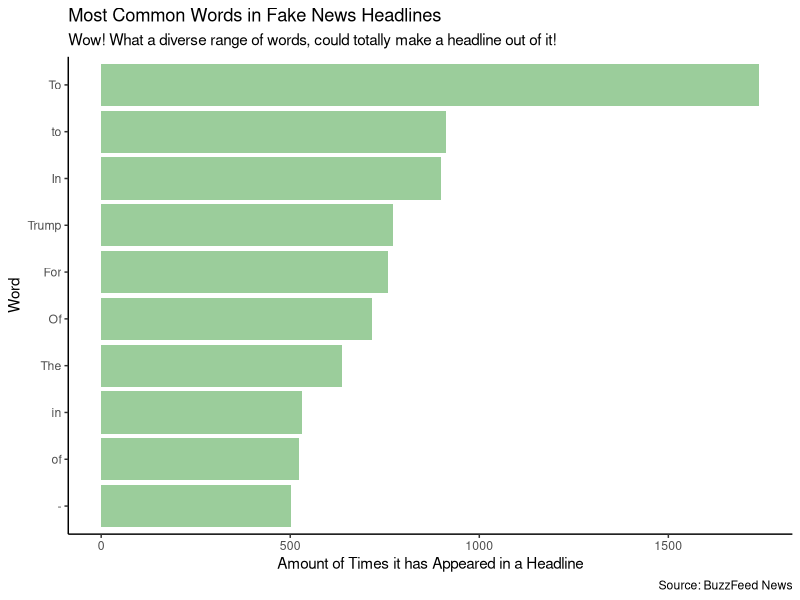
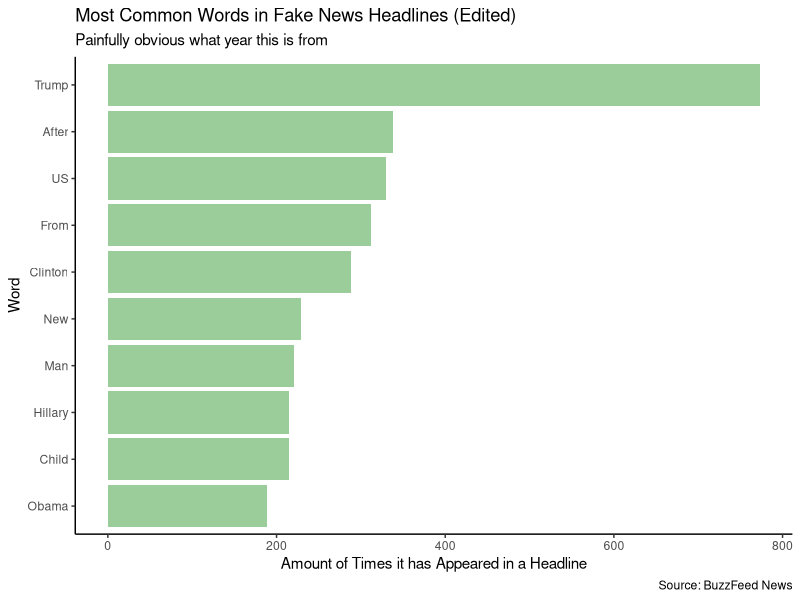
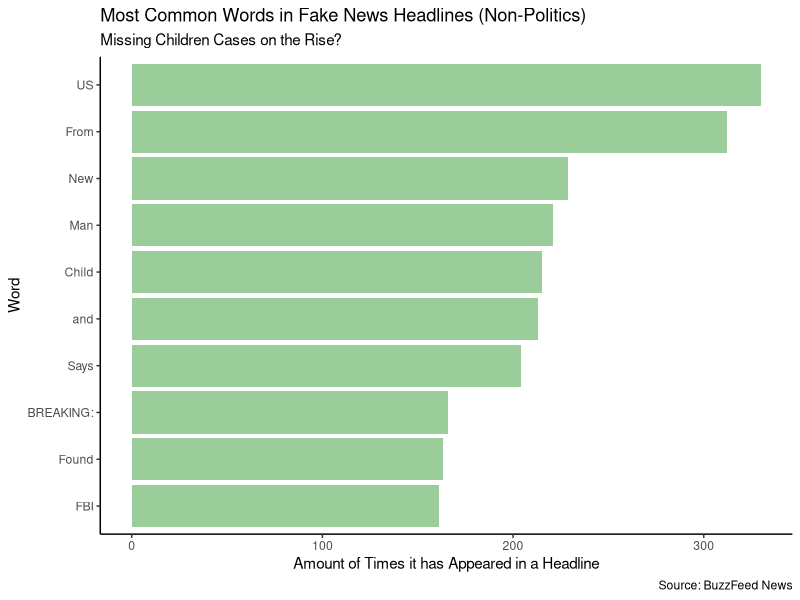

The R source for these figures, in order:
## ---- chunk 1
knitr::opts_chunk$set(echo = FALSE)
library(tidyverse)
library(tidyr)
library(dplyr)
library(rmarkdown)
## ---- chunk 2
titledata <- read.csv("newstitle1.csv")
paged_table(titledata)
## ---- chunk 3
titledata %>%
  select(title, category) %>%
  slice(1:7900) %>% 
  mutate(title = strsplit(as.character(title), " ")) %>% 
  unnest(title) %>% 
  group_by(title) %>% 
  summarize(total = n()) %>% 
  arrange(desc(total)) %>% 
  slice(1:10) %>% 

ggplot(mapping = aes(x = reorder(title, total), y = total))+
  geom_col(fill = "darkseagreen3")+
  theme_classic()+
  coord_flip()+
labs(title = "Most Common Words in Fake News Headlines", 
     subtitle = "Wow! What a diverse range of words, could totally make a headline out of it!", y = "Amount of Times it has Appeared in a Headline", x = "Word", caption = "Source: BuzzFeed News")
## ---- chunk 4
titledata <- read.csv("newstitle1.csv")
removedata <- titledata %>%
  select(title, category) %>%
  slice(1:7900) %>%
  mutate(title = strsplit(as.character(title), " ")) %>%
  unnest(title) %>%
  group_by(title) %>%
  summarize(total = n()) %>%
  arrange(desc(total)) %>%
  slice(1:50)

newdata <- removedata[c(4, 15, 16, 17, 21, 25, 28, 29, 30, 37),]
ggplot(newdata, mapping = aes(x = reorder(title, total), y = total))+
  geom_col(fill = "darkseagreen3")+
  theme_classic()+
  coord_flip()+
labs(title = "Most Common Words in Fake News Headlines (Edited)",
     subtitle = "Painfully obvious what year this is from", y = "Amount of Times it has Appeared in a Headline", x = "Word", caption = "Source: BuzzFeed News")
## ---- chunk 5
titledata <- read.csv("newstitle1.csv")
removedata <- titledata %>%
  select(title, category) %>%
  slice(1:7900) %>%
  mutate(title = strsplit(as.character(title), " ")) %>%
  unnest(title) %>%
  group_by(title) %>%
  summarize(total = n()) %>%
  arrange(desc(total)) %>%
  slice(1:50)

newdata2 <- removedata[c(16, 17, 25, 28, 29, 33, 35, 44, 45, 47),]
ggplot(newdata2, mapping = aes(x = reorder(title, total), y = total))+
  geom_col(fill = "darkseagreen3")+
  theme_classic()+
  coord_flip()+
labs(title = "Most Common Words in Fake News Headlines (Non-Politics)",
     subtitle = "Missing Children Cases on the Rise?", y = "Amount of Times it has Appeared in a Headline", x = "Word", caption = "Source: BuzzFeed News")
